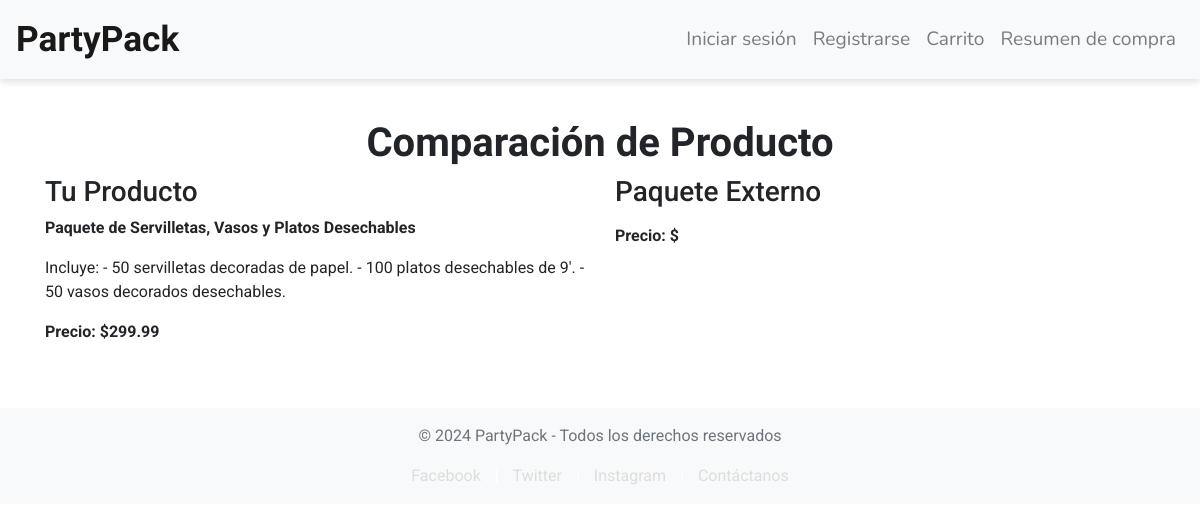
Page /comparar/14/ on the committed database.
### PartyPack/models.py (models this page shows, shortened)
class Producto(models.Model):
    nombre = models.CharField(max_length=100)  # Nombre del producto
    descripcion = models.TextField()  # Descripción del producto
    precio = models.DecimalField(max_digits=10, decimal_places=2)  # Precio del producto
    stock = models.PositiveIntegerField()  # Cantidad disponible en inventario
    imagen = models.ImageField(upload_to='productos/', blank=True, null=True)  # Imagen del producto
    disponibilidad = models.BooleanField(default=True)  # Indica si el producto está disponible
    paquete = models.ForeignKey(
        Paquete,
        on_delete=models.CASCADE,
        related_name="productos",
        blank=True,
        null=True
    )  # Relación opcional con un paquete
    categoria = models.CharField(max_length=100, blank=True, null=True)  # Categoría del producto

### PartyPack/views.py (the view)
# urls.py: path('comparar/<int:producto_id>/', views.comparar, name='comparar'),
def comparar(request, producto_id):
    producto = Producto.objects.get(id=producto_id)
    paquete = producto.paquete
    return render(request, 'comparar.html', {'producto': producto, 'paquete': paquete})

### PartyPack/templates/comparar.html (shortened to what this page needs)
{% extends 'base.html' %}
{% block content %}
<h1>Comparación de Producto</h1>
<div class="row">
    <div class="col-md-6">
        <h3>Tu Producto</h3>
        <p><strong>{{ producto.nombre }}</strong></p>
        <p>{{ producto.descripcion }}</p>
        <p><strong>Precio: ${{ producto.precio }}</strong></p>
    </div>
    <div class="col-md-6">
        <h3>Paquete Externo</h3>
        <p><strong>Precio: ${{ paquete.precio }}</strong></p>
    </div>
</div>
{% endblock %}

### static/css/style.css (style rules this page uses)
h1 { font-family: 'Parkinsans', sans-serif; margin-top: 40px; font-size: 2.5rem; font-weight: bold; text-align: center; }
body { font-family: 'Roboto', sans-serif; }

### rows in the picture
Producto: nombre "Paquete de Servilletas, Vasos y Platos Desechables", descripcion "Incluye: - 50 servilletas decoradas de papel. - 100 platos desechables de 9'. - 50 vasos decorados desechables.", precio "299.99"
